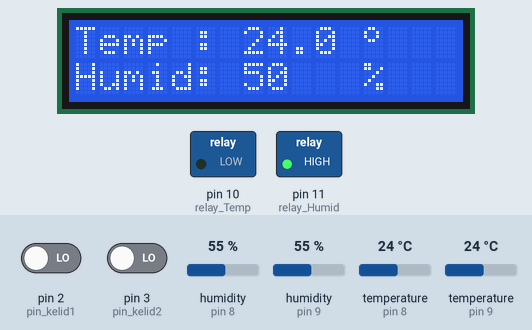
Bench run of a sketch on a simulated Arduino Uno, built with avr-gcc and run on an emulated ATmega328P. On the bench: 16×2 character LCD, switched loads named in the sketch (green lamp = pin HIGH). Inputs (shaded band) come from the test bench; at power-on: pin 2 (pin_kelid1) LOW, temperature (sensors on pin 8, pin 9) 24 °C, pin 3 (pin_kelid2) LOW, humidity (sensors on pin 8, pin 9) 55 %. What the sketch prints to the serial monitor is not drawn.

Above: at 1.2 s.
1.3 s: pin 2 (pin_kelid1) driven HIGH
At 7.3 s:
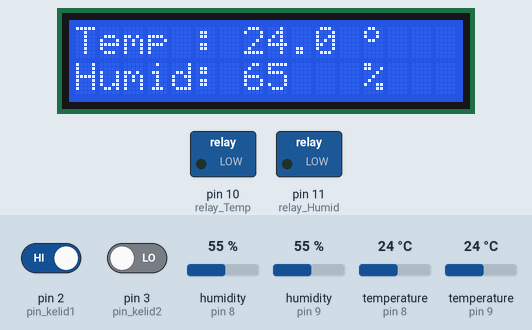
7.7 s: temperature (sensor on pin 8) set to 12 °C
At 10.3 s:
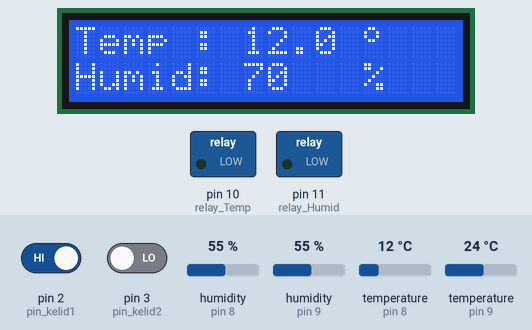
12.8 s: pin 3 (pin_kelid2) driven HIGH
15.7 s: temperature (sensor on pin 8) set to 19 °C
At 18.7 s:
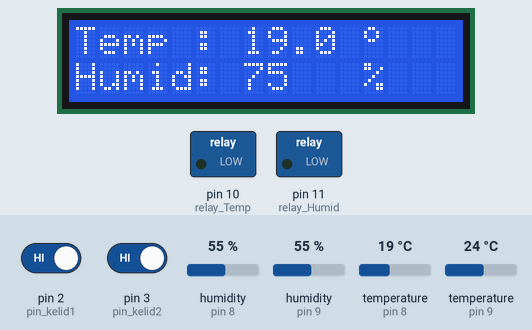
19.4 s: pin 3 (pin_kelid2) driven LOW
At 20.6 s:
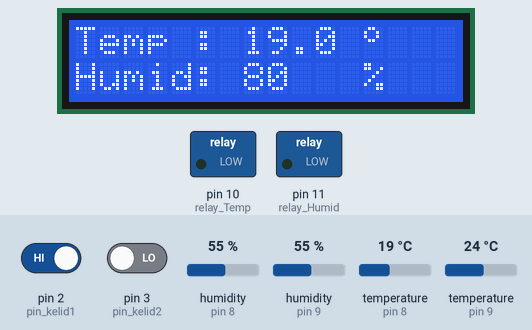
23.8 s: temperature (sensor on pin 8) set to 28 °C
At 25.4 s:
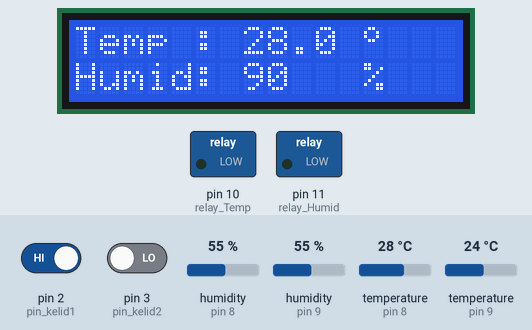
Timing chart, 0 to 65.6 s (numbered marks = the images above; inputs shaded):
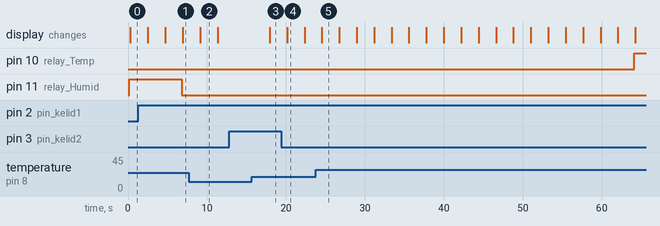

Measured:
- after the input at 1.3 s, pin 11 (relay_Humid): HIGH → LOW after 5.5 s; the display: first changes after 1.2 s (image 1 shows a later state)
- after the input at 12.8 s, every drawn part: stays the same
- after the input at 15.7 s, the display: changes after 2.2 s (image 3)
- after the input at 19.4 s, the display: changes after 0.75 s (image 4)
- what the display in image 2 shows lasts 2.2 s, from 9.1 s to 11.3 s

The sketch:

sketch_nov08a.ino
```cpp
#include <Wire.h>
 #include  <LiquidCrystal_I2C.h>
#include <DHT.h>
//#include <CurieTime.h>
int DHT11value;
#define relay_Temp 10 // temp relay
#define relay_Humid 11//humid relay
#define DHTTYPE DHT11
#define maxTemp 28
#define DHT_A_PIN 8
#define DHT_A_TYPE DHT11
DHT dht_A(DHT_A_PIN, DHT_A_TYPE); //For DHT_A
unsigned long currentTime  = 0; //this variable will be overwritten by millis() each iteration of loop
unsigned long pastTime     = 0; //no time has passed yet
int   currentState = 0; //the default state
int seconds = 0;
int minutes = 0;
int state=0;
//int count_on=0;
#define DHT_B_PIN 9
#define DHT_B_TYPE DHT11
float humid, temp;// total temp and humid
DHT dht_B(DHT_B_PIN, DHT_B_TYPE);
int minHumid=50;
LiquidCrystal_I2C lcd (0x27, 16, 2);
byte degree[8] ={ B00001100,B00010010, B00010010, B00001100,B00000000, B00000000, B00000000, B00000000,};
 void setup()
  {

    pinMode(2, INPUT);//pin kelid1
    pinMode(3, INPUT); //pin kelid2
    pinMode(4, INPUT); //pin kelid3
    pinMode(5, INPUT); //pin kelid4
    Serial.begin(9600);
    pinMode(relay_Temp,OUTPUT);
    pinMode(relay_Humid,OUTPUT);

  Wire.begin();
  lcd.begin(16,2);
  lcd.clear();
  lcd.createChar(0, degree);
  lcd.setBacklight(HIGH);

  }


void loop()
{
///////take humid and temp
float humid1 = dht_A.readHumidity(); // resd humid from first DHT11
float temp1 = dht_A.readTemperature(); //read temp from first DHT11
float humid2 = dht_B.readHumidity(); // resd humidfrom secound DHT11
float temp2 = dht_B.readTemperature(); //read tempfrom secound DHT11
Serial.print("humid1  ");
Serial.println(humid1);
Serial.print("humid2  ");
Serial.println(humid2);

temp=(temp1+temp2)/2;
humid=(humid1+humid2)/2;
Serial.print("humid  ");
Serial.println(humid);
////////////set time
  pastTime    =currentTime; //currentTime at this point is the current time from the previous iteration, this should now be pastTime
 currentTime = millis();    //currentTime is now the current time (again).

 unsigned long timePassed = currentTime - pastTime; //this is roll-over proof, if currentTime is small, and pastTime large, the result rolls over to a small positive value, the time that has passed

 //////////////////TIMER STARTdigitalWrite(relay_Temp, HIGH);&& relay_Temp==LOW
//delay(300);
//digitalWrite(relay_Temp, LOW);
//if ( timePassed >= 1000 );           // increasing variable "seconds" every second
 //{
  Serial.print("past   ");

  seconds +=2;
 Serial.println(seconds);
 // pastTime = currentTime;
//// }
 if(seconds==60){
  if (state==0)                         // sending signal HIGH ( or low ) to relay when "seconds" reaches 60 and reseting variable
 {
  Serial.println("High ");
   digitalWrite(relay_Temp, HIGH);
   state=1;
   seconds = 0;
 }
 if (state==1)   {

  Serial.println("low ");
  minutes+=1;
  seconds=0;
 }
 }
 Serial.print("second   ");
  Serial.println(seconds);
 Serial.print("minute   ");
  Serial.println(minutes);
 if(minutes==10){
  minutes=0;
  digitalWrite(relay_Temp, LOW);
  state =0;
 // delay(200);
 }
//minutes=minute();
//if((minutes-count_on)%10==0){
//   relay_Temp=LOW;
//}

//if ( seconds == 10 &&relay_Temp==0)                         // sending signal HIGH ( or low ) to relay when "seconds" reaches 60 and reseting variable
// {
//  Serial.println("10s past ");
//   digitalWrite(relay_Temp, HIGH);
//
//   seconds = 0;
//
//  }

        //TIMER END
//////////////////////////////////humid control

if(humid<minHumid){
   Serial.print("minHumid ");
  Serial.println(minHumid);
  digitalWrite(relay_Humid,LOW); //Active relay
  delay(100);
}else{
   Serial.print("not minHumid ");
  Serial.println(humid,DEC);
 digitalWrite(relay_Humid,HIGH);
  delay(100);
}

 if(digitalRead(2)){ //kelid 1
     // if(minHumid<=50){
        minHumid+=5;
     // }

    }
    if(digitalRead(3)){ //kelid 2

      if(minHumid>=15){
        minHumid-=5;
      }

    }
///////////////////////////////print min humid in serial
       Serial.println();
       Serial.println("min Humid is:");
       Serial.println(minHumid);
 ////////////////print min humid and temp on lcd
lcd.setCursor(0,0);
lcd.print("Temp : "); //print temp
lcd.print(" ");
lcd.setCursor(7,0);
lcd.print(temp1,1);
lcd.setCursor(12,0);
lcd.write((byte)0);
lcd.setCursor(0,1);
lcd.print("Humid: "); // print humid
lcd.print(" ");
lcd.setCursor(7,1);
lcd.print(minHumid,1);
lcd.setCursor(12,1);
lcd.print("%");
delay(2000);
}
/////////////////temp control
//if(temp>maxTemp){
//  Serial.print("maxTemp");
//  Serial.println(maxTemp);
//   digitalWrite(relay_Temp,LOW); //ACtive relay
//
//  delay(100);
//}else{
//   Serial.print(" not maxTemp ");
//  Serial.println(temp);
//  digitalWrite(relay_Temp,HIGH);
//  delay(100);
//}
```
